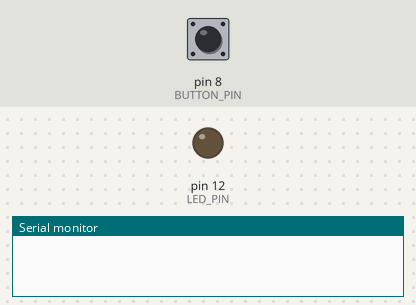
Bench run of a sketch on a simulated Arduino Uno, built with avr-gcc and run on an emulated ATmega328P. Shown: output pins drawn as LEDs (lit = HIGH), the last lines printed to the serial monitor. The test bench sets the inputs (shaded band); at power-on: pin 8 (BUTTON_PIN) LOW.

Above: at 1.2 s.
1.3 s: pin 8 (BUTTON_PIN) pulled HIGH for 0.15 s
At 1.38 s:
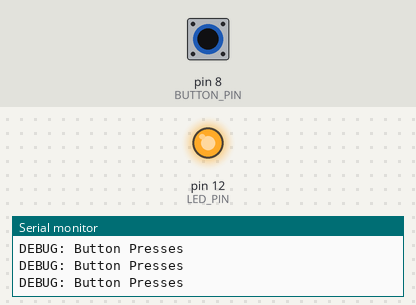
2.9 s: pin 8 (BUTTON_PIN) pulled HIGH for 3.2 s
At 7.0 s:
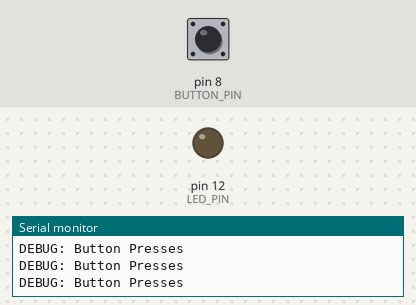
7.6 s: pin 8 (BUTTON_PIN) driven HIGH
At 9.0 s:
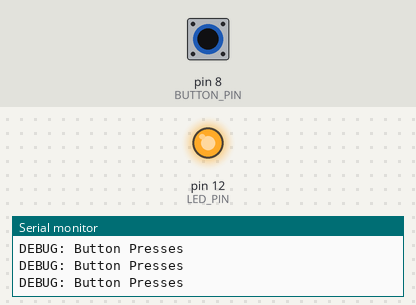
10.6 s: pin 8 (BUTTON_PIN) driven LOW
At 11.9 s:
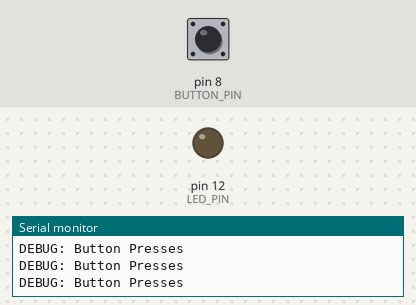
Timing chart, 0 to 13.1 s (numbered marks = the images above; inputs shaded):
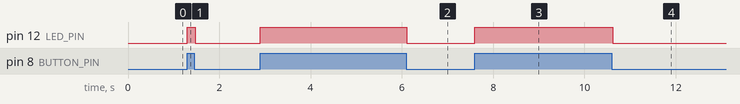

The sketch:

PushButton.ino
```cpp
#define LED_PIN 12
#define BUTTON_PIN 8


void setup() {

  Serial.begin(9600);

 	pinMode(LED_PIN,OUTPUT);
  	pinMode(BUTTON_PIN,INPUT);

}


void loop() {

 if(digitalRead(BUTTON_PIN) == HIGH) {

    Serial.println("DEBUG: Button Presses");
    digitalWrite(LED_PIN,HIGH);

  } else {
    digitalWrite(LED_PIN,LOW);
  }


}
```

Measured:
- after the input at 1.3 s, pin 12 (LED_PIN): LOW → HIGH at once, → LOW 0.17 s later
- after the input at 2.9 s, pin 12 (LED_PIN): LOW → HIGH at once, → LOW 3.2 s later
- after the input at 7.6 s, pin 12 (LED_PIN): LOW → HIGH at once
- after the input at 10.6 s, pin 12 (LED_PIN): HIGH → LOW at once
